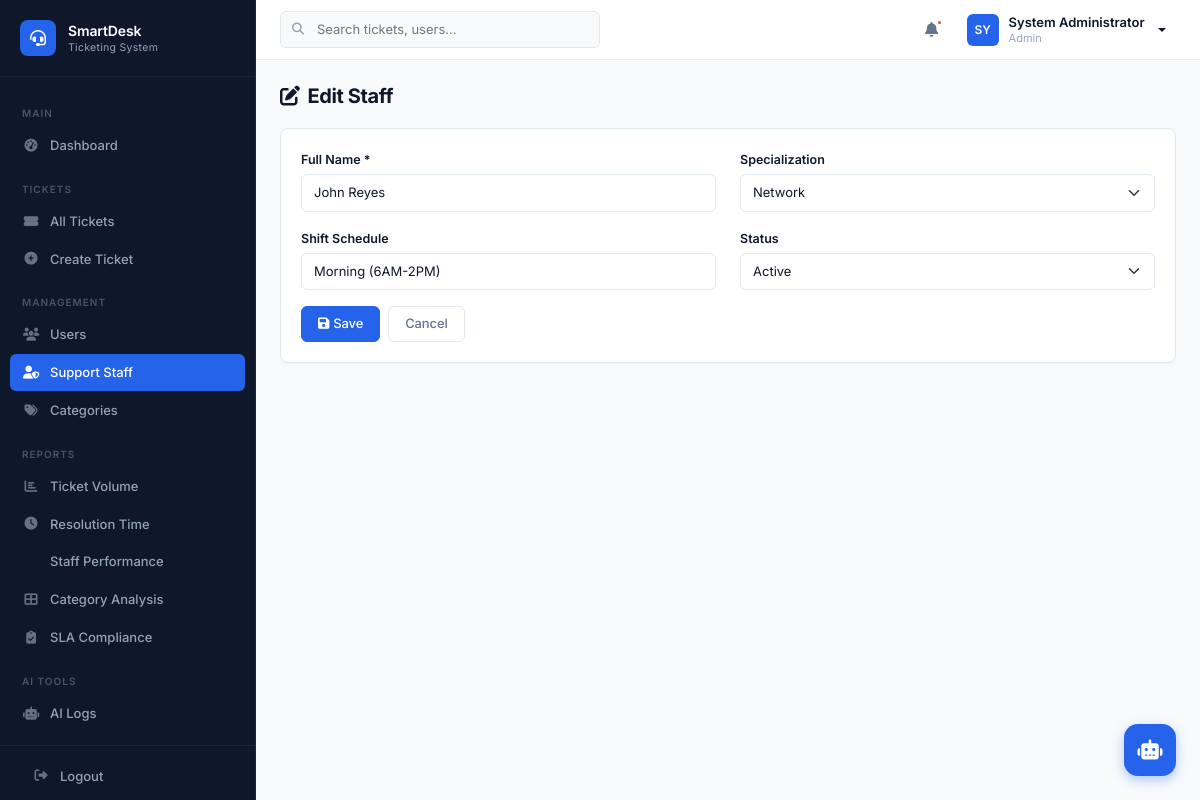
The page /modules/staff/edit.php?id=1 (signed in) on the database its author committed.
### tables this page shows
CREATE TABLE IF NOT EXISTS support_staff (
    staff_id INT AUTO_INCREMENT PRIMARY KEY,
    user_id INT DEFAULT NULL,
    staff_number VARCHAR(20) NOT NULL UNIQUE,
    full_name VARCHAR(100) NOT NULL,
    specialization VARCHAR(100) DEFAULT NULL,
    shift_schedule VARCHAR(100) DEFAULT NULL,
    status ENUM('Active','Inactive') NOT NULL DEFAULT 'Active',
    created_datetime DATETIME NOT NULL DEFAULT CURRENT_TIMESTAMP,
    updated_datetime DATETIME NOT NULL DEFAULT CURRENT_TIMESTAMP ON UPDATE CURRENT_TIMESTAMP,
    FOREIGN KEY (user_id) REFERENCES users(user_id) ON DELETE SET NULL,
    INDEX idx_staff_status (status),
    INDEX idx_staff_specialization (specialization)
);

### includes/functions.php (called while the page is built, shortened)
<?php
function e($string) {
    return htmlspecialchars($string ?? '', ENT_QUOTES, 'UTF-8');
}

### modules/staff/edit.php (the view, shortened to what this page needs)
<?php
require_once __DIR__ . '/../../includes/header.php';
$pdo = getDBConnection();
$id = intval($_GET['id'] ?? 0);
$stmt = $pdo->prepare("SELECT * FROM support_staff WHERE staff_id = ?"); $stmt->execute([$id]); $staff = $stmt->fetch();
?>
<div class="page-header"><h1><i class="fas fa-edit me-2"></i>Edit Staff</h1></div>
<div class="card"><div class="card-body"><form method="POST"><?= csrfTokenField() ?>
<div class="row">
<div class="col-md-6 mb-3"><label class="form-label">Full Name *</label><input type="text" name="full_name" class="form-control" value="<?= e($staff['full_name']) ?>" required></div>
<div class="col-md-6 mb-3"><label class="form-label">Specialization</label><select name="specialization" class="form-select">
<?php foreach(['Hardware','Software','Network','Account Access','Email and Collaboration','Security','Printer','Application Support'] as $sp): ?><option value="<?= $sp ?>" <?= $staff['specialization']===$sp?'selected':'' ?>><?= $sp ?></option><?php endforeach; ?></select></div>
<div class="col-md-6 mb-3"><label class="form-label">Shift Schedule</label><input type="text" name="shift_schedule" class="form-control" value="<?= e($staff['shift_schedule']) ?>"></div>
<div class="col-md-6 mb-3"><label class="form-label">Status</label><select name="status" class="form-select"><option value="Active" <?= $staff['status']==='Active'?'selected':'' ?>>Active</option></select></div>
</div>
<div class="d-flex gap-2"><button type="submit" class="btn btn-primary"><i class="fas fa-save me-1"></i>Save</button><a href="index.php" class="btn btn-outline-secondary">Cancel</a></div>
</form></div></div>
<?php require_once __DIR__ . '/../../includes/footer.php'; ?>

### assets/css/app.css (style rules this page uses)
:root { --sidebar-width: 256px; --topbar-height: 60px; --slate-50: #f8fafc; --slate-100: #f1f5f9; --slate-200: #e2e8f0; --slate-300: #cbd5e1; --slate-400: #94a3b8; --slate-500: #64748b; --slate-600: #475569; --slate-700: #334155; --slate-800: #1e293b; --slate-900: #0f172a; --brand-50: #eff6ff; --brand-100: #dbeafe; --brand-500: #3b82f6; --brand-600: #2563eb; --brand-700: #1d4ed8; --success-50: #f0fdf4; --success-500: #22c55e; --success-700: #15803d; --warning-50: #fffbeb; --warning-500: #f59e0b; --warning-700: #b45309; --danger-50: #fef2f2; --danger-500: #ef4444; --danger-700: #b91c1c; --info-50: #ecfeff; --info-500: #06b6d4; --info-700: #0e7490; --body-bg: var(--slate-50); --card-bg: #ffffff; --border-color: var(--slate-200); --text-primary: var(--slate-900); --text-secondary: var(--slate-500); --text-muted: var(--slate-400); --shadow-xs: 0 1px 2px rgba(0,0,0,0.04); --shadow-sm: 0 1px 3px rgba(0,0,0,0.06), 0 1px 2px rgba(0,0,0,0.04); --shadow-md: 0 4px 6px -1px rgba(0,0,0,0.06), 0 2px 4px -2px rgba(0,0,0,0.04); --shadow-lg: 0 10px 15px -3px rgba(0,0,0,0.08), 0 4px 6px -4px rgba(0,0,0,0.03); --radius: 8px; --radius-lg: 12px; --transition: all 0.15s ease; }
*,*::before,*::after { box-sizing: border-box; }
body { font-family: 'Inter', -apple-system, BlinkMacSystemFont, 'Segoe UI', sans-serif; background: var(--body-bg); color: var(--text-primary); font-size: 13.5px; line-height: 1.6; margin: 0; -webkit-font-smoothing: antialiased; }
a { color: var(--brand-600); text-decoration: none; }
.page-header { margin-bottom: 20px; }
.page-header h1 { font-size: 20px; font-weight: 700; margin: 0 0 2px; color: var(--text-primary); letter-spacing: -0.02em; }
.card { background: var(--card-bg); border: 1px solid var(--border-color); border-radius: var(--radius); box-shadow: var(--shadow-xs); }
.card-body { padding: 20px; }
.btn { font-weight: 500; font-size: 13px; padding: 7px 16px; border-radius: 6px; transition: var(--transition); letter-spacing: -0.01em; }
.btn-primary { background: var(--brand-600); border-color: var(--brand-600); }
.btn-outline-secondary { border-color: var(--border-color); color: var(--text-secondary); }
.form-control, .form-select { border: 1px solid var(--border-color); border-radius: 6px; padding: 8px 12px; font-size: 13px; transition: var(--transition); color: var(--text-primary); }
.form-label { font-weight: 600; font-size: 12.5px; color: var(--text-primary); margin-bottom: 4px; }

### rows shown on the page
support_staff: full_name "John Reyes", specialization "Network", shift_schedule "Morning (6AM-2PM)", status "Active"

### other values the page prints
substr(getCurrentUserName(), 0, 2) "SY"
getCurrentUserName() "System Administrator"
getCurrentUserRole() "Admin"
